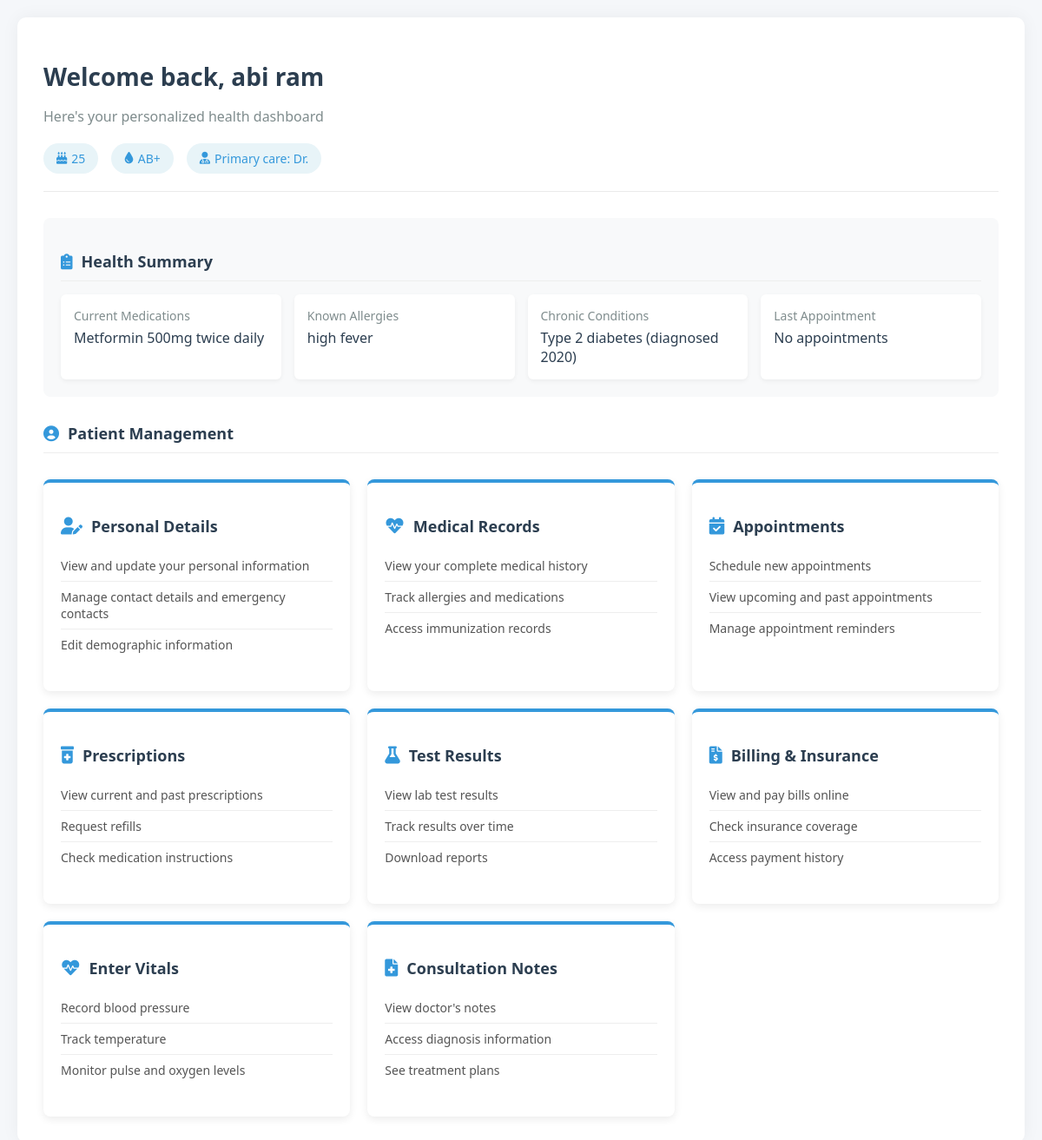
The app's page /dashboard/ (signed in) with its own data.
### ehr_app/models.py (models this page shows, shortened)
class User(AbstractUser):
    is_doctor = models.BooleanField(default=False)
    is_patient = models.BooleanField(default=False)
    phone_number = models.CharField(max_length=20, blank=True)
    address = models.TextField(blank=True)

class Patient(models.Model):
    user = models.OneToOneField(User, on_delete=models.CASCADE, related_name='patient')
    doctor = models.ForeignKey(Doctor, on_delete=models.SET_NULL, null=True, blank=True, related_name='patients')
    dob = models.DateField(null=True, blank=True)
    GENDER_CHOICES = [
        ('M', 'Male'),
        ('F', 'Female'),
        ('O', 'Other'),
    ]
    gender = models.CharField(max_length=1, choices=GENDER_CHOICES, blank=True)
    BLOOD_TYPE_CHOICES = [
        ('A+', 'A+'),
        ('A-', 'A-'),
        ('B+', 'B+'),
        ('B-', 'B-'),
        ('AB+', 'AB+'),
        ('AB-', 'AB-'),
        ('O+', 'O+'),
        ('O-', 'O-'),
    ]
    blood_type = models.CharField(max_length=3, choices=BLOOD_TYPE_CHOICES, blank=True)
    height = models.DecimalField(max_digits=5, decimal_places=2, null=True, blank=True)  # in cm
    weight = models.DecimalField(max_digits=5, decimal_places=2, null=True, blank=True)  # in kg
    allergies = models.TextField(blank=True)
    medical_history = models.TextField(blank=True)
    chronic_conditions = models.TextField(blank=True)
    surgeries = models.TextField(blank=True)
    family_medical_history = models.TextField(blank=True)
    current_medications = models.TextField(blank=True)
    otc_medications = models.TextField(blank=True)
    supplements = models.TextField(blank=True)
    emergency_contact_name = models.CharField(max_length=100, blank=True)
    emergency_contact_relationship = models.CharField(max_length=50, blank=True)
    emergency_contact_phone = models.CharField(max_length=20, blank=True)
    registration_complete = models.BooleanField(default=False)
    last_visit = models.DateField(null=True, blank=True)
    @property
    def age(self):
        if self.dob:
            today = date.today()
            return today.year - self.dob.year - ((today.month, today.day) < (self.dob.month, self.dob.day))
        return None

class Doctor(models.Model):
    user = models.OneToOneField(User, on_delete=models.CASCADE, related_name='doctor')
    specialty = models.CharField(max_length=100, blank=True)
    license_number = models.CharField(max_length=50, blank=True)
    def __str__(self):
        return f"Dr. {self.user.get_full_name()}"

### ehr_app/views.py (the view, shortened to what this page needs)
# urls.py: path('dashboard/', views.dashboard, name='dashboard'),
@login_required
def dashboard(request):
    context = {}
    if request.user.is_superuser:
        context['is_admin'] = True
    elif hasattr(request.user, 'patient'):
        patient = request.user.patient
        today = date.today()
        context.update({
            'is_patient': True,
            'patient': patient,
            'appointments': Appointment.objects.filter(patient=patient, date__gte=today).order_by('date', 'time'),
            'prescriptions': Prescription.objects.filter(patient=patient, is_active=True),
            'test_results': TestResult.objects.filter(patient=patient).order_by('-test_date'),
            'outstanding_bills': BillingRecord.objects.filter(patient=patient, status='Pending'),
            'payment_history': Payment.objects.filter(billing_record__patient=patient).order_by('-payment_date'),
            'consultation_notes': ConsultationNote.objects.filter(patient=patient).order_by('-date'),
            'doctors': Doctor.objects.all(),  # For appointment scheduling
        })
    return render(request, 'ehr_app/dashboard.html', context)

### ehr_app/templates/ehr_app/dashboard.html (shortened to what this page needs)
<!DOCTYPE html>
<html lang="en">
<head>
    <link rel="stylesheet" href="https://cdnjs.cloudflare.com/ajax/libs/font-awesome/6.0.0-beta3/css/all.min.css">
</head>
<body {% if not user.patient.registration_complete %}class="modal-open"{% endif %}>
    <div class="ehr-container">
        {% if user.is_patient and user.patient %}
            <div class="dashboard">
                <div class="dashboard-header">
                    <h1 class="welcome-title">Welcome back, {{ user.get_full_name }}</h1>
                    <p class="welcome-subtitle">Here's your personalized health dashboard</p>
                    <div class="info-badges">
                        <span class="info-badge"><i class="fas fa-birthday-cake"></i> {{ user.patient.age|default:"Age not specified" }}</span>
                        <span class="info-badge"><i class="fas fa-tint"></i> {{ user.patient.blood_type|default:"Blood type not specified" }}</span>
                        <span class="info-badge"><i class="fas fa-user-md"></i> Primary care: {{ user.patient.doctor|default:"Not assigned" }}</span>
                    </div>
                </div>
                <div class="summary-section">
                    <h3 class="section-title"><i class="fas fa-clipboard-list"></i> Health Summary</h3>
                    <div class="summary-grid">
                        <div class="summary-item">
                            <div class="summary-item-title">Current Medications</div>
                            <div class="summary-item-value">{{ user.patient.current_medications|default:"None" }}</div>
                        </div>
                        <div class="summary-item">
                            <div class="summary-item-title">Known Allergies</div>
                            <div class="summary-item-value">{{ user.patient.allergies|default:"None reported" }}</div>
                        </div>
                        <div class="summary-item">
                            <div class="summary-item-title">Chronic Conditions</div>
                            <div class="summary-item-value">{{ user.patient.chronic_conditions|default:"None reported" }}</div>
                        </div>
                        <div class="summary-item">
                            <div class="summary-item-title">Last Appointment</div>
                            <div class="summary-item-value">{{ user.patient.last_appointment|default:"No appointments" }}</div>
                        </div>
                    </div>
                </div>
                <h2 class="section-title"><i class="fas fa-user-circle"></i> Patient Management</h2>
                <div class="features-container">
                    <div class="feature-card" onclick="openModal('personalDetailsModal')">
                        <h3 class="feature-title"><i class="fas fa-user-edit feature-icon"></i> Personal Details</h3>
                        <ul class="feature-list">
                            <li>View and update your personal information</li>
                            <li>Manage contact details and emergency contacts</li>
                            <li>Edit demographic information</li>
                        </ul>
                    </div>
                    <div class="feature-card" onclick="openModal('medicalRecordsModal')">
                        <h3 class="feature-title"><i class="fas fa-heartbeat feature-icon"></i> Medical Records</h3>
                        <ul class="feature-list">
                            <li>View your complete medical history</li>
                            <li>Track allergies and medications</li>
                            <li>Access immunization records</li>
                        </ul>
                    </div>
                    <div class="feature-card" onclick="openModal('appointmentsModal')">
                        <h3 class="feature-title"><i class="fas fa-calendar-check feature-icon"></i> Appointments</h3>
                        <ul class="feature-list">
                            <li>Schedule new appointments</li>
                            <li>View upcoming and past appointments</li>
                            <li>Manage appointment reminders</li>
                        </ul>
                    </div>
                    <div class="feature-card" onclick="openModal('prescriptionsModal')">
                        <h3 class="feature-title"><i class="fas fa-prescription-bottle-alt feature-icon"></i> Prescriptions</h3>
                        <ul class="feature-list">
                            <li>View current and past prescriptions</li>
                            <li>Request refills</li>
                            <li>Check medication instructions</li>
                        </ul>
                    </div>
                    <div class="feature-card" onclick="openModal('testResultsModal')">
                        <h3 class="feature-title"><i class="fas fa-flask feature-icon"></i> Test Results</h3>
                        <ul class="feature-list">
                            <li>View lab test results</li>
                            <li>Track results over time</li>
                            <li>Download reports</li>
                        </ul>
                    </div>
                    <div class="feature-card" onclick="openModal('billingModal')">
                        <h3 class="feature-title"><i class="fas fa-file-invoice-dollar feature-icon"></i> Billing & Insurance</h3>
                        <ul class="feature-list">
                            <li>View and pay bills online</li>
                            <li>Check insurance coverage</li>
                            <li>Access payment history</li>
                        </ul>
                    </div>
                    <div class="feature-card" onclick="openModal('vitalsModal')">
                        <h3 class="feature-title"><i class="fas fa-heartbeat feature-icon"></i> Enter Vitals</h3>
                        <ul class="feature-list">
                            <li>Record blood pressure</li>
                            <li>Track temperature</li>
                            <li>Monitor pulse and oxygen levels</li>
                        </ul>
                    </div>
                    <div class="feature-card" onclick="openModal('consultationNotesModal')">
                        <h3 class="feature-title"><i class="fas fa-file-medical feature-icon"></i> Consultation Notes</h3>
                        <ul class="feature-list">
                            <li>View doctor's notes</li>
                            <li>Access diagnosis information</li>
                            <li>See treatment plans</li>
                        </ul>
                    </div>
                </div>
            </div>
        {% endif %}
    </div>
</body>
</html>

### ehr_app/templates/ehr_app/dashboard.html (style rules this page uses)
body { font-family: 'Segoe UI', Tahoma, Geneva, Verdana, sans-serif; margin: 0; padding: 0; background-color: #f5f7fa; color: #333; }
.ehr-container { max-width: 1200px; margin: 0 auto; padding: 20px; }
.dashboard { background-color: #ffffff; border-radius: 10px; box-shadow: 0 0 20px rgba(0, 0, 0, 0.05); padding: 30px; position: relative; }
.dashboard-header { margin-bottom: 30px; padding-bottom: 20px; border-bottom: 1px solid #eaeaea; }
.welcome-title { color: #2c3e50; font-size: 28px; font-weight: 600; margin-bottom: 10px; }
.welcome-subtitle { color: #7f8c8d; font-size: 16px; margin-bottom: 20px; }
.info-badges { display: flex; gap: 15px; flex-wrap: wrap; }
.info-badge { background-color: #e8f4f8; padding: 8px 15px; border-radius: 20px; font-size: 14px; color: #3498db; display: flex; align-items: center; }
.info-badge i { margin-right: 5px; }
.summary-section { background-color: #f8f9fa; border-radius: 8px; padding: 20px; margin-bottom: 30px; }
.section-title { font-size: 18px; font-weight: 600; color: #2c3e50; margin-bottom: 15px; display: flex; align-items: center; }
.section-title i { margin-right: 10px; color: #3498db; }
.summary-grid { display: grid; grid-template-columns: repeat(auto-fill, minmax(250px, 1fr)); gap: 15px; }
.summary-item { background-color: white; padding: 15px; border-radius: 6px; box-shadow: 0 2px 5px rgba(0,0,0,0.05); }
.summary-item-title { font-size: 14px; color: #7f8c8d; margin-bottom: 5px; }
.summary-item-value { font-size: 16px; font-weight: 500; color: #2c3e50; }
.features-container { display: grid; grid-template-columns: repeat(auto-fill, minmax(300px, 1fr)); gap: 20px; margin-top: 30px; }
.feature-card { background-color: #fff; border-radius: 8px; box-shadow: 0 3px 10px rgba(0, 0, 0, 0.08); padding: 20px; transition: all 0.3s ease; border-top: 4px solid #3498db; cursor: pointer; }
.feature-title { font-size: 18px; font-weight: 600; color: #2c3e50; margin-bottom: 15px; display: flex; align-items: center; }
.feature-icon { color: #3498db; margin-right: 10px; font-size: 20px; }
.feature-list { list-style-type: none; padding-left: 0; }
.feature-list li { padding: 8px 0; border-bottom: 1px solid #eee; font-size: 14px; color: #555; }
.feature-list li:last-child { border-bottom: none; }
.section-title { font-size: 18px; font-weight: 600; color: #2c3e50; margin-bottom: 15px; padding-bottom: 10px; border-bottom: 1px solid #eee; }

### records on screen
User: get_full_name "abi ram", patient.age "25", patient.blood_type "AB+", patient.doctor "Dr.", patient.current_medications "Metformin 500mg twice daily", patient.allergies "high fever", patient.chronic_conditions "Type 2 diabetes (diagnosed 2020)", patient.last_appointment "No appointments"
